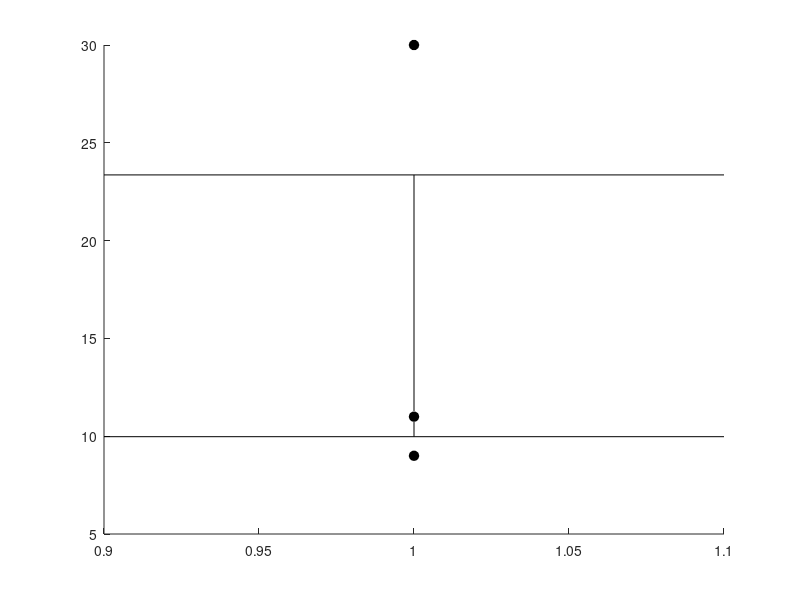

The MATLAB script that drew this image: (Note: this script raises an error after producing the figure.)
% Single-column scatter: y = [11 30 9]
fig = figure;
set(fig, 'Units', 'pixels', 'Position', [100 100 100 250], 'Color', 'w');

y = [11; 30; 9];
x = ones(numel(y), 1);
m = mean(y);
sem_val = std(y) / sqrt(numel(y)); % sample SEM

scatter(x, y, 48, 'k', 'filled', 'MarkerEdgeColor', 'k');
hold on;
errorbar(1, m, sem_val, 'k', 'LineStyle', 'none', 'LineWidth', 1.2, ...
    'CapSize', 10);

xlim([0.5 1.5]);
set(gca, 'XTick', []);
ypad = 0.1 * (max([y; m + sem_val]) + eps);
ylim([0, max([y; m + sem_val]) + ypad]);

ax = gca;
set(ax, 'Color', 'w', 'Box', 'off', 'LineWidth', 1.5, ...
    'XColor', 'k', 'YColor', 'k', ...
    'GridColor', [0.15 0.15 0.15], 'MinorGridColor', [0.5 0.5 0.5]);
set(ax, 'FontSize', 14); % tick labels
ylabel('Connectivity (%)', 'FontSize', 14, 'Color', 'k');

dy = diff(ax.YLim);
text(1, m + sem_val + 0.04 * dy, ...
    sprintf('mean = %.1f%%\n(n = %d)', m, numel(y)), ...
    'HorizontalAlignment', 'center', 'VerticalAlignment', 'bottom', ...
    'FontSize', 14, 'Color', 'k', 'Interpreter', 'none');
